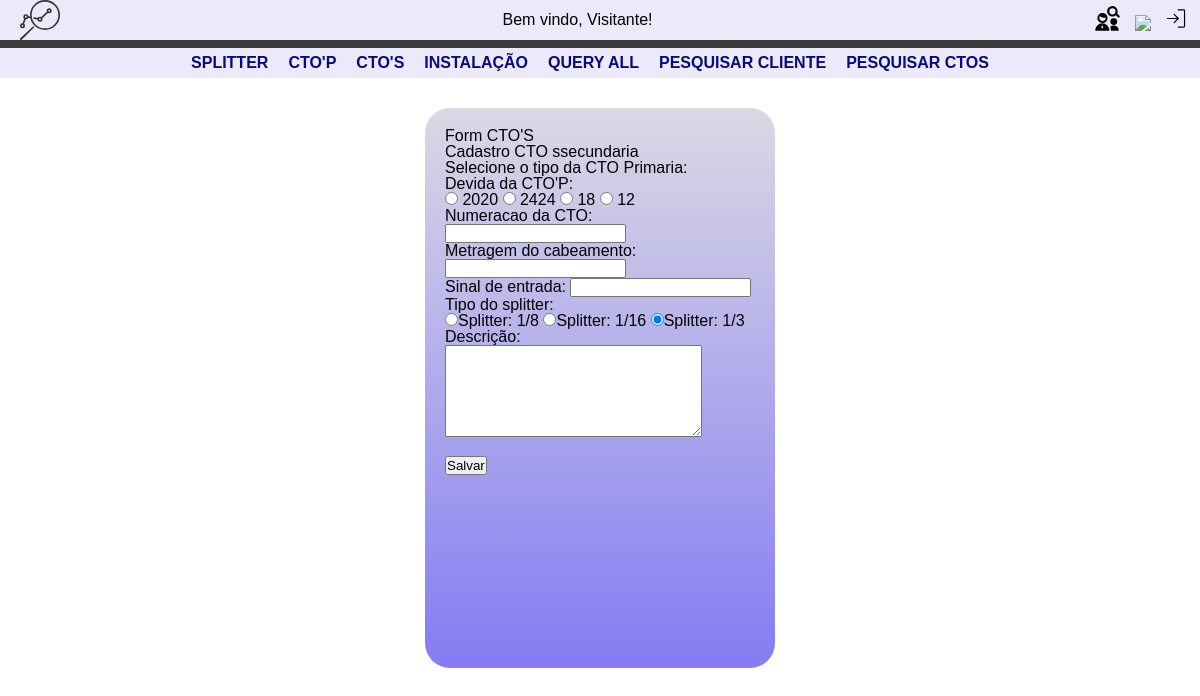
The page /ctomanager/ctos/ on the database its author committed.
### CTO_manager/models.py (models this page shows, shortened)
class CtoPrimaria(models.Model):
  numeracao = models.IntegerField() # Numero de identificacao da CTO primaria
  descricao = models.TextField(blank=True, null=True, verbose_name='Descricao detalhada') # Informacoes detalhadas e observacoes sobre a CTO
  cor_fibra_entrada = models.CharField(max_length=20) # Cor da fibra de entrada para futuras manutencoes na caixa p
  sinal_entrada = models.FloatField() # Referencia para o sinal que esta chegando na caixa (futura implementacao para verificar atenuacoes na rota)
  splitter = models.ForeignKey(Splitter, on_delete=models.CASCADE) # Pre-requisito: cadastro do splitter; o tamanho do splitter define quantas CTOs secundarias a CTO primaria pode ter

class Splitter(models.Model):
  splitter_tipo = models.IntegerField()
  def __str__(self):
    return f"Splitter: 1/{self.splitter_tipo}"

### CTO_manager/views.py (the view, shortened to what this page needs)
# urls.py: path('ctos/',views.cadastro_ctoS, name='cadastro_ctos' ),
def cadastro_ctoS(request):
  template = loader.get_template('CTO_manager/ctos_form.html')
  splitters = Splitter.objects.all()
  ctops = CtoPrimaria.objects.all()
  context = {
    'titulo' : 'CTOP form', # titulo da pagina
    'titulo_form': 'CTO Primaria', # titulo para formulario
    'splitters': splitters, # QuerySet de todos os objetos Splitter
    'ctops': ctops, # QuerySet de todos os objetos CtoPrimaria
    }
  return HttpResponse(template.render(context, request))

### CTO_manager/templates/CTO_manager/ctos_form.html (shortened to what this page needs)
{% extends 'base.html' %}
{% block content %}
<section class="main">
<h1>Form CTO'S</h1>
<p>Cadastro CTO ssecundaria</p>
<form action="/ctomanager/ctos/" method="post">
  <fieldset>
    <legend>Selecione o tipo da {{titulo_form}}:</legend>
    <p>
      Devida da CTO'P: <br>
      {% for ctop in ctops %}
        <input type="radio" name="num_ctop" id="{{ctop.id}}" value="{{ctop.id}}" required> <label for="{{ctop.id}}">{{ctop.numeracao}} </label>
      {% endfor %}
    </p>
    <p>
      <label for="numeracao">Numeracao da CTO:</label>
      <input type="number" name="numeracao" id="numeracao" required>
    </p>
    <p>
      <label for="metragem">Metragem do cabeamento:</label>
      <input type="number" name="metragem" id="metragem" required>
    </p>
    <p>
      <label for="sinal_in">Sinal de entrada:</label>
      <input type="number" step="0.01" name="sinal_in" id="sinal_in">
    </p>
    <p>
      <span>Tipo do splitter: </span>
      <br>
      {% for splitter in splitters %}
        <input type="radio" name="splitter" id="{{splitter}}" value={{splitter.id}} checked><label for="{{splitter}}">{{splitter}}</label>
      {% endfor %}
    </p>
    <p>
      <label for="descricao">Descrição:</label><br>
      <textarea name="descricao" id="descricao" rows="6" cols="30"></textarea>
    </p>
    <br><button type="submit">Salvar</button>
  </fieldset>
</form>
</section>
{% endblock %}

### static/css/style_menu.css (style rules this page uses)
body { font-family: Arial, sans-serif; }

### static/css/formulario.css (style rules this page uses)
.main { margin: 30px auto; min-height: 70vh; max-width: 350px; border-radius: 25px; padding: 20px; background: linear-gradient(to top, #3b2bec9f, #c3c2d49f); }

### rows shown on the page
CtoPrimaria: numeracao "2020"
CtoPrimaria: numeracao "2424"
CtoPrimaria: numeracao "18"
CtoPrimaria: numeracao "12"
Splitter: splitter_tipo "Splitter: 1/8"
Splitter: splitter_tipo "Splitter: 1/16"
Splitter: splitter_tipo "Splitter: 1/3"

### other values the page prints
{{ titulo_form }} "CTO Primaria"
